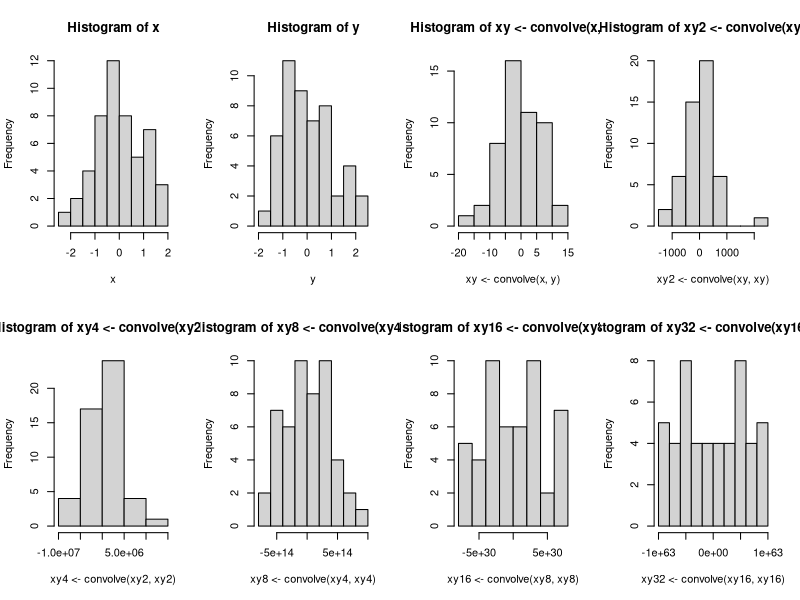

Write R code to recreate this figure.
# wang chengjun
# web mining lab
# 20120105
#~~~~~~~~~~~~~~~~~~~~entropy~~~~~~~~~~~~~~~~~~~~~~~~~~~~~~~~~~~~#
# thre are blacks (20), white (0.3), and yelow people (0.5).
# micro-state: individual category
# macro-state: number of categories
# s= plogp
s1=-(0.2*log(0.2)+0.3*log(0.3)+0.5*log(0.5))
s2=-1/3*log(1/3)*3
# the case of deliberation in a village over time
#~~~~~~~~~~~~~~~~~~~~~~~~Convolution~~~~~~~~~~~~~~~~~~~~~~~~~~~~#
# http://en.wikipedia.org/wiki/Convolution_theorem
# This is known as the Convolution Theorem, where the italic F represents 
# the Fourier transform, and the splat, convolution. 
# convolve(x, y, conj = TRUE, type = c("circular", "open", "filter"))

f<- function(x) {x+x^2}
result<-integrate(f,0,50) # Integrate with R

x <- rnorm(50)
y <- rnorm(50)
par(mfrow=c(2,4))  # to compare the multiple figures
hist(x)
hist(y)
hist(xy<-convolve(x,y)) # hist(yx<-convolve(y,x))
hist(xy2<-convolve(xy, xy))# hist(yx2<-convolve(yx, yx))
hist(xy4<-convolve(xy2, xy2))
hist(xy8<-convolve(xy4, xy4))
hist(xy16<-convolve(xy8, xy8))
hist(xy32<-convolve(xy16, xy16))




